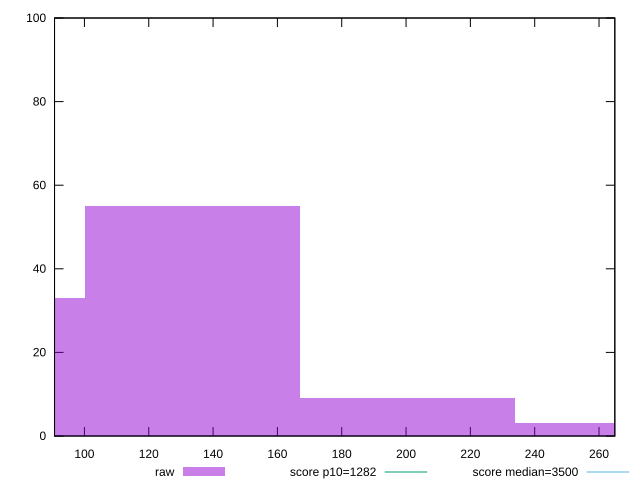

Here is the gnuplot script that generated this plot:
reset

$raw <<EOF
133.6708687499539 55
200.50630312493087 9
66.83543437497696 33
267.3417374999078 3
EOF

set key outside below
set boxwidth 66.83543437497696
set xrange [90.704:264.912]
set yrange [0:100]
set trange [0:100]
set style fill transparent solid 0.5 noborder

set parametric
set terminal svg size 640, 490 enhanced background rgb 'white'
set output "report_00019_2021-02-10T18-14-37.922Z//bootup-time/samples/pages+cached+noadtech+nomedia/raw/histogram.svg"

plot $raw title "raw" with boxes, \
     1282,t title "score p10=1282", \
     3500,t title "score median=3500"

reset
